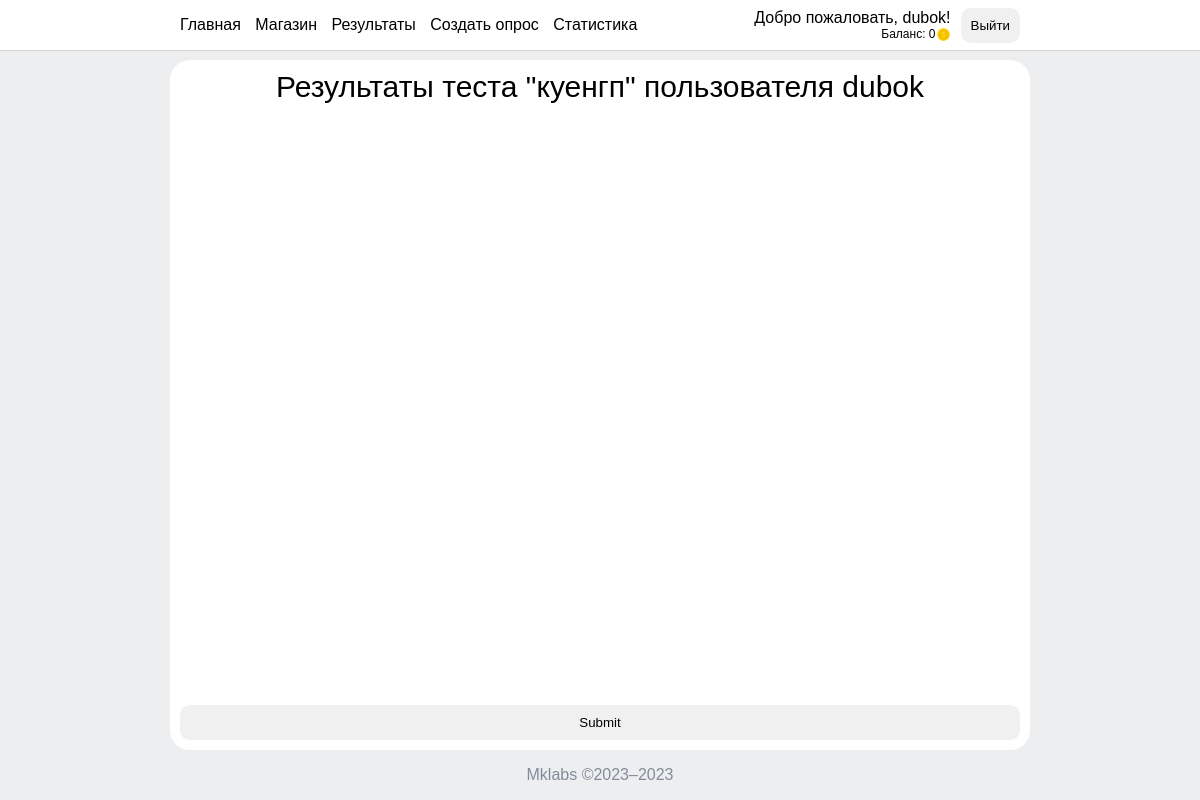
/survey_results/3/1/ (signed in), run on an earlier commit of the app's database.
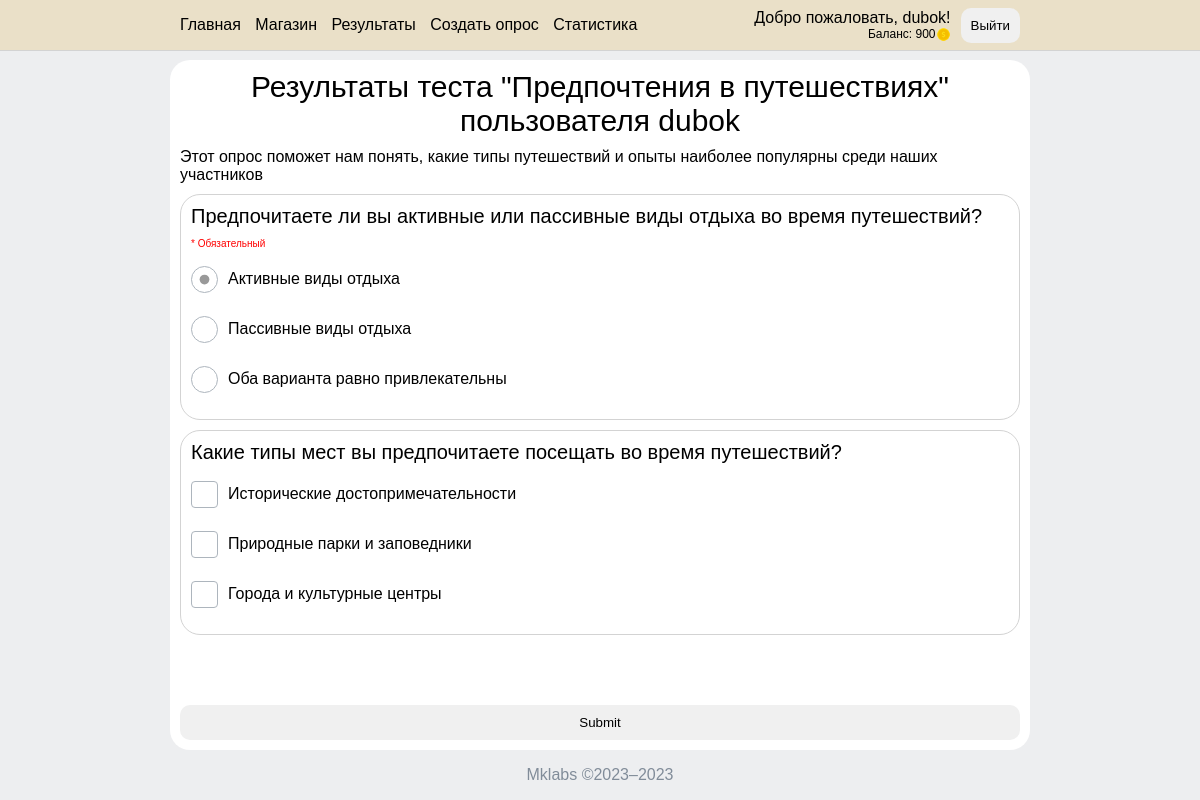
And on a later commit of the database.
### myapp/models.py (models this page shows)
class UserMarket(models.Model):
    user = models.ForeignKey(User, on_delete=models.CASCADE)
    balance = models.IntegerField(default=0, validators=[MinValueValidator(0)])
    purchased_colors = models.ManyToManyField('Color', related_name='users')
    active_color = models.ForeignKey(Color, on_delete=models.CASCADE, default=1)

class Survey(models.Model):
    title = models.CharField(max_length=100)
    description = models.TextField()
    date_completed = models.DateTimeField(auto_now_add=True)
    price = models.IntegerField(default=0)

class Question(models.Model):
    TYPE_CHOICES = (
        ('checkbox', 'Флажки'),
        ('radio', 'Один выбор'),
        ('text', 'Текстовый ответ'),
    )
    survey = models.ForeignKey(Survey, on_delete=models.CASCADE)
    text = models.CharField(max_length=200)
    type = models.CharField(max_length=20, choices=TYPE_CHOICES)
    is_required = models.BooleanField(default=False)

class AnswerOption(models.Model):
    question = models.ForeignKey(Question, on_delete=models.CASCADE)
    text = models.CharField(max_length=255)

### myapp/views.py (the view)
# urls.py: path('survey_results/<int:survey_id>/<int:user_id>/', user_results, name='user_results'),
def user_results(request, survey_id, user_id):
    survey = get_object_or_404(Survey, id=survey_id)
    inter = get_object_or_404(User, id=user_id)
    questions = survey.question_set.all()
    user_answers = UserAnswer.objects.filter(user=inter, question__in=questions)
    text_answers = UserAnswer.objects.none()
    selected_options = UserAnswer.objects.none()
    for answer in user_answers:
        if answer.text_answer:
            text_answers = text_answers | UserAnswer.objects.filter(pk=answer.pk)
        selected_options = selected_options.union(answer.selected_options.all())
    return render(request, 'user_result.html',
                  {'inter': inter, 'survey': survey, 'questions': questions, 'user_answers': selected_options,
                   'text_answers': text_answers})

### myapp/context_processor.py (called while the page is built)
def balance_processor(request):
    user = request.user
    if user.is_authenticated:
        user_market = UserMarket.objects.filter(user=user).first()
    else:
        user_market = None
    return {'user_market': user_market}

def user_processor(request):
    user = request.user if request.user.is_authenticated else None
    return {'user': user}

### templates/user_result.html (shortened to what this page needs)
{% extends 'index.html' %}
{% block content %}
    {% if user.username != None and not user.is_superuser %}
        <div class="no-access">
            <p>Извините, у вас нет доступа к этому сайту</p>
        </div>
    {% else %}
        <div class="page-title">Результаты теста "{{ survey.title }}" пользователя {{ inter.username }}</div>
        <div class="desc-text">{{ survey.description }}</div>
        <form id="survey-form-user" value={{ survey.id }}>
            {% for question in questions %}
                <div class="question-block">
                    <div class="question-text">{{ question.text }}</div>
                    {% if question.is_required == True %}
                        <div class="required">* Обязательный</div>
                    {% endif %}
                    {% if question.type == 'text' %}
                        <input type="text" disabled="disabled" name="question_{{ question.id }}" required value="
                                {% for text_answer in text_answers %}{% if text_answer.question == question %}{{ text_answer.text_answer }}{% endif %}{% endfor %}">
                    {% elif question.type == 'checkbox' %}
                        {% for option in question.answeroption_set.all %}
                            <div class="answer-option">
                                <label for="box{{ option.id }}"></label>
                                <label>{{ option.text }}</label>
                            </div>
                        {% endfor %}
                    {% elif question.type == 'radio' %}
                        {% for option in question.answeroption_set.all %}
                            <div class="answer-option">
                                <label for="box{{ option.id }}"></label>
                                <label>{{ option.text }}</label>
                            </div>
                        {% endfor %}
                    {% endif %}
                </div>
            {% endfor %}
            <button type="submit" id="submit-useranswer">Submit</button>
        </form>
    {% endif %}
{% endblock %}

### templates/index.html (shortened to what this page needs)
{% load static %}
<!DOCTYPE html>
<html>
<head>
    <link rel="stylesheet" href="{% static 'css/main.css' %}">
    <link rel="stylesheet" href="{% static 'css/surveys.css' %}">
    <link rel="stylesheet" href="{% static 'css/colors.css' %}">
</head>
<body>
<header style="background-color: {{ user_market.active_color.hex_code }} !important;">
    <nav>
        <ul>
            <li><a href="/">Главная</a></li>
            <li><a href="/market/">Магазин</a></li>
            {% if user.is_superuser %}
                <li><a href="/results/">Результаты</a></li>
                <li><a href="/create_test/">Создать опрос</a></li>
                <li><a href="/stats/">Статистика</a></li>
            {% endif %}
        </ul>
        <div id="container">
            {% if user != None and user.username != "" %}
                <div class="greet">
                    <p>Добро пожаловать, {{ user.username }}!</p>
                    <div class="balance">Баланс: {{ user_market.balance }}<img src="/static/icons/coin.png"></div>
                </div>
                <button class="button" id="logout">Выйти</button>
                </div>
            {% else %}
                <button class="button" id="login">Войти</button>
                <button class="button" id="signin">Зарегистрироваться</button>
            {% endif %}
    </nav>
</header>
<main>
    <div class="content">
        {% block content %}{% endblock %}
    </div>
</main>
<footer>
    Mklabs ©2023–2023
</footer>
</body>
</html>

What changed in the data, as far as the page shows it:
changed UserMarket: active_color_id 1 → 5 (drawn); balance "0" → "900"
changed Survey: title "куенгп" → "Предпочтения в путешествиях"; description (not shown) → "Этот опрос поможет нам понять, какие типы путешествий и опыты наиболее популярны среди наших участников"
added Question: text "Предпочитаете ли вы активные или пассивные виды отдыха во время путешествий?", is_required "* Обязательный"
added AnswerOption: text "Активные виды отдыха", shown under "Предпочитаете ли вы активные или пассивные виды отдыха во время путешествий?"
added AnswerOption: text "Пассивные виды отдыха", shown under "Предпочитаете ли вы активные или пассивные виды отдыха во время путешествий?"
added AnswerOption: text "Оба варианта равно привлекательны", shown under "Предпочитаете ли вы активные или пассивные виды отдыха во время путешествий?"
added Question: text "Какие типы мест вы предпочитаете посещать во время путешествий?"
added AnswerOption: text "Исторические достопримечательности", shown under "Какие типы мест вы предпочитаете посещать во время путешествий?"
added AnswerOption: text "Природные парки и заповедники", shown under "Какие типы мест вы предпочитаете посещать во время путешествий?"
added AnswerOption: text "Города и культурные центры", shown under "Какие типы мест вы предпочитаете посещать во время путешествий?"
